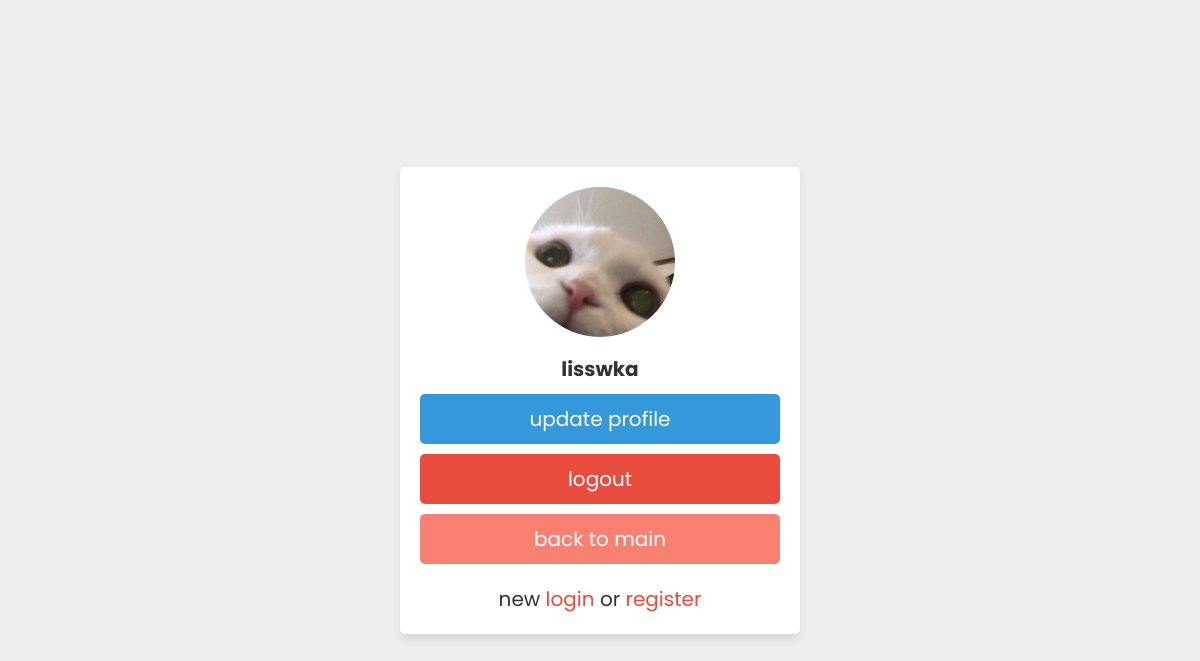
Screenshot of /php/home.php (signed in) with the database file from the repository.
### tables this page shows
CREATE TABLE `member` (
  `member_id` int(11) NOT NULL,
  `username` varchar(15) NOT NULL,
  `first_name` varchar(30) NOT NULL,
  `last_name` varchar(30) NOT NULL,
  `email` varchar(30) NOT NULL,
  `password` varchar(10) NOT NULL,
  `address` varchar(255) NOT NULL,
  `tel` varchar(10) NOT NULL,
  `image` varchar(100) NOT NULL
);

### php/home.php (the view, shortened to what this page needs)
<?php
include 'config.php';
$user_id = $_SESSION['user_id'];
?>
<!DOCTYPE html>
<html lang="en">
<head>
    <link rel="stylesheet" href="../css/registerphp.css">
</head>
<body>
<div class="container">
    <div class="profile">
        <?php
            $select = mysqli_query($conn, "SELECT * FROM member WHERE member_id = '$user_id'") or die('query failed');
            if(mysqli_num_rows($select) > 0){
                $fetch = mysqli_fetch_assoc($select);
            }
            if($fetch['image'] == ''){
                echo '<img src="../image/default-avatar.png">';
            }else{
                echo '<img src="../image/uploaded_img/'. $fetch['image'] .'">';
            }
        ?>
        <h3><?php echo $fetch['username']?></h3>
        <a href="updateprofile.php" class="btn">update profile</a>
        <a href="home.php?logout=<?php echo $user_id; ?>" class="delete-btn">logout</a>
        <a href="../php/main.php" class="btn-backtomain">back to main</a>
        <p>new <a href="login.php">login</a> or <a href="register.php">register</a></p>
    </div>
</div>
</body>
</html>

### css/registerphp.css (style rules this page uses)
:root { --blue:#3498db; --dark-blue:#2980b9; --red:#e74c3c; --dark-red:#c0392b; --black:#333; --white:#fff; --light-bg:#eee; --box-shadow:0 5px 10px rgba(0,0,0,.1); }
* { font-family: 'Poppins', sans-serif; margin:0; padding:0; box-sizing: border-box; outline: none; border: none; text-decoration: none; }
.btn, .delete-btn { width: 100%; border-radius: 5px; padding:10px 30px; color:var(--white); display: block; text-align: center; cursor: pointer; font-size: 20px; margin-top: 10px; }
.btn-backtomain { width: 100%; border-radius: 5px; padding:10px 30px; color:var(--white); display: block; text-align: center; cursor: pointer; font-size: 20px; margin-top: 10px; background-color: salmon; }
.btn { background-color: var(--blue); }
.delete-btn { background-color: var(--red); }
.container { min-height: 100vh; background-color: var(--light-bg); display: flex; align-items: center; justify-content: center; padding:20px; }
.container .profile { padding:20px; background-color: var(--white); box-shadow: var(--box-shadow); text-align: center; width: 400px; border-radius: 5px; }
.container .profile img { height: 150px; width: 150px; border-radius: 50%; object-fit: cover; margin-bottom: 5px; }
.container .profile h3 { margin:5px 0; font-size: 20px; color:var(--black); }
.container .profile p { margin-top: 20px; color:var(--black); font-size: 20px; }
.container .profile p a { color:var(--red); }

### rows the page displays
member: image (picture), username "lisswka"
